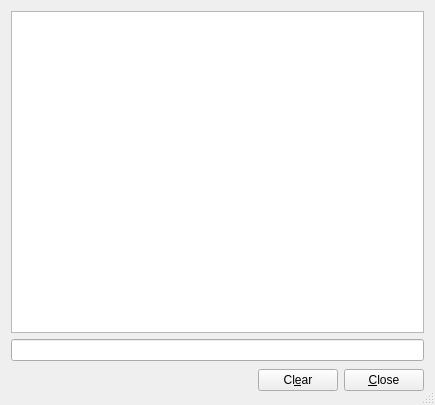
<?xml version="1.0" encoding="UTF-8"?>
<ui version="4.0">
 <class>CChatDlgBase</class>
 <widget class="QDialog" name="CChatDlgBase">
  <property name="geometry">
   <rect>
    <x>0</x>
    <y>0</y>
    <width>435</width>
    <height>405</height>
   </rect>
  </property>
  <property name="sizePolicy">
   <sizepolicy hsizetype="Minimum" vsizetype="Minimum">
    <horstretch>0</horstretch>
    <verstretch>0</verstretch>
   </sizepolicy>
  </property>
  <property name="windowTitle">
   <string>Chat</string>
  </property>
  <property name="sizeGripEnabled">
   <bool>true</bool>
  </property>
  <layout class="QVBoxLayout">
   <item>
    <widget class="QTextBrowser" name="txvChatWindow">
     <property name="textInteractionFlags">
      <set>Qt::LinksAccessibleByKeyboard|Qt::LinksAccessibleByMouse|Qt::TextBrowserInteraction|Qt::TextSelectableByKeyboard|Qt::TextSelectableByMouse</set>
     </property>
    </widget>
   </item>
   <item>
    <widget class="QLineEdit" name="edtLocalInputText"/>
   </item>
   <item>
    <layout class="QHBoxLayout">
     <item>
      <spacer>
       <property name="orientation">
        <enum>Qt::Horizontal</enum>
       </property>
       <property name="sizeType">
        <enum>QSizePolicy::Expanding</enum>
       </property>
       <property name="sizeHint" stdset="0">
        <size>
         <width>181</width>
         <height>27</height>
        </size>
       </property>
      </spacer>
     </item>
     <item>
      <widget class="QPushButton" name="butClear">
       <property name="text">
        <string>Cl&amp;ear</string>
       </property>
       <property name="autoDefault">
        <bool>false</bool>
       </property>
      </widget>
     </item>
     <item>
      <widget class="QPushButton" name="buttonClose">
       <property name="text">
        <string>&amp;Close</string>
       </property>
       <property name="autoDefault">
        <bool>false</bool>
       </property>
       <property name="default">
        <bool>false</bool>
       </property>
      </widget>
     </item>
    </layout>
   </item>
  </layout>
 </widget>
 <tabstops>
  <tabstop>edtLocalInputText</tabstop>
  <tabstop>txvChatWindow</tabstop>
  <tabstop>butClear</tabstop>
  <tabstop>buttonClose</tabstop>
 </tabstops>
 <resources/>
 <connections>
  <connection>
   <sender>buttonClose</sender>
   <signal>clicked()</signal>
   <receiver>CChatDlgBase</receiver>
   <slot>accept()</slot>
   <hints>
    <hint type="sourcelabel">
     <x>20</x>
     <y>20</y>
    </hint>
    <hint type="destinationlabel">
     <x>20</x>
     <y>20</y>
    </hint>
   </hints>
  </connection>
 </connections>
</ui>
